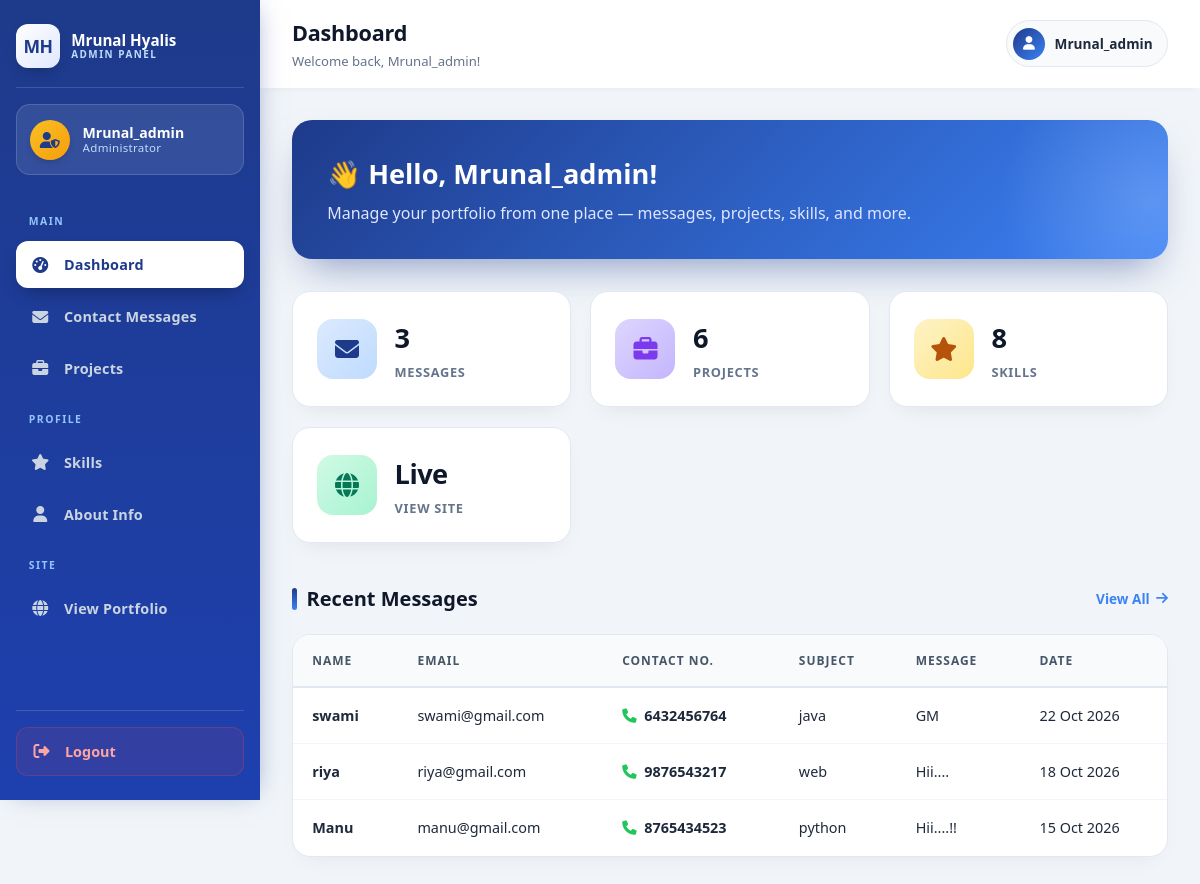
The page /admin/dashboard.php (signed in) on the database its author committed.
### tables this page shows
CREATE TABLE `contact_messages` (
  `id` int(11) NOT NULL,
  `name` varchar(100) NOT NULL,
  `email` varchar(100) NOT NULL,
  `phone` varchar(20) DEFAULT NULL,
  `subject` varchar(200) DEFAULT NULL,
  `message` text NOT NULL,
  `is_read` tinyint(1) DEFAULT 0,
  `created_at` timestamp NOT NULL DEFAULT current_timestamp()
);

### admin/dashboard.php (the view, shortened to what this page needs)
<?php
include '../config/db.php';
$total_messages = 0;
$result = mysqli_query($conn, "SELECT COUNT(*) AS total FROM contact_messages");
if ($result) {
    $row = mysqli_fetch_assoc($result);
    $total_messages = $row['total'];
}
$total_projects = 6;
$total_skills   = 8;
$latest_messages = [];
$res = mysqli_query($conn, "SELECT * FROM contact_messages ORDER BY created_at DESC LIMIT 5");
if ($res) {
    while ($r = mysqli_fetch_assoc($res)) {
        $latest_messages[] = $r;
    }
}
?>
<!DOCTYPE html>
<html lang="en">
<head>
    <link rel="stylesheet" href="https://cdnjs.cloudflare.com/ajax/libs/font-awesome/6.5.1/css/all.min.css">
</head>
<body>
    <?php include 'sidebar.php'; ?>
    <main class="admin-main">
        <div class="admin-topbar">
            <div class="topbar-left">
                <div class="topbar-title">
                    <h1>Dashboard</h1>
                    <p>Welcome back, <?= htmlspecialchars($admin_name) ?>!</p>
                </div>
            </div>
            <div class="topbar-right">
                <div class="topbar-user">
                    <div class="mini-avatar"><i class="fa-solid fa-user"></i></div>
                    <span><?= htmlspecialchars($admin_name) ?></span>
                </div>
            </div>
        </div>
        <div class="admin-content">
            <div class="welcome-box">
                <h2>👋 Hello, <?= htmlspecialchars($admin_name) ?>!</h2>
                <p>Manage your portfolio from one place — messages, projects, skills, and more.</p>
            </div>
            <div class="stats-grid">
                <a href="messages.php" class="stat-card">
                    <div class="stat-icon blue"><i class="fa-solid fa-envelope"></i></div>
                    <div class="stat-info">
                        <h3><?= $total_messages ?></h3>
                        <p>Messages</p>
                    </div>
                </a>
                <a href="projects.php" class="stat-card">
                    <div class="stat-icon purple"><i class="fa-solid fa-briefcase"></i></div>
                    <div class="stat-info">
                        <h3><?= $total_projects ?></h3>
                        <p>Projects</p>
                    </div>
                </a>
                <a href="skills.php" class="stat-card">
                    <div class="stat-icon yellow"><i class="fa-solid fa-star"></i></div>
                    <div class="stat-info">
                        <h3><?= $total_skills ?></h3>
                        <p>Skills</p>
                    </div>
                </a>
                <a href="../index.php" target="_blank" class="stat-card">
                    <div class="stat-icon green"><i class="fa-solid fa-globe"></i></div>
                    <div class="stat-info">
                        <h3>Live</h3>
                        <p>View Site</p>
                    </div>
                </a>
            </div>
            <div class="section-heading">
                <h2>Recent Messages</h2>
                <a href="messages.php">
                    View All <i class="fa-solid fa-arrow-right"></i>
                </a>
            </div>
            <div class="messages-card">
                <?php if (empty($latest_messages)): ?>
                    <div class="empty-state">
                        <i class="fa-solid fa-inbox"></i>
                        <p>No messages yet. Your contact form submissions will appear here.</p>
                    </div>
                <?php else: ?>
                    <table class="messages-table">
                        <thead>
                            <tr>
                                <th>Name</th>
                                <th>Email</th>
                                <th>Contact No.</th>
                                <th>Subject</th>
                                <th>Message</th>
                                <th>Date</th>
                            </tr>
                        </thead>
                        <tbody>
                            <?php foreach ($latest_messages as $msg): ?>
                                <tr onclick="window.location='message-view.php?id=<?= intval($msg['id']) ?>'" style="cursor:pointer;">
                                    <td class="msg-name">
                                        <?= htmlspecialchars($msg['name'] ?? 'Unknown') ?>
                                    </td>
                                    <td class="msg-email">
                                        <?= htmlspecialchars($msg['email'] ?? '-') ?>
                                    </td>
                                    <td class="msg-phone">
                                        <?php if (!empty($msg['phone'])): ?>
                                            <i class="fa-solid fa-phone"></i>
                                            <?= htmlspecialchars($msg['phone']) ?>
                                        <?php else: ?>
                                            <span style="color:#cbd5e1;">—</span>
                                        <?php endif; ?>
                                    </td>
                                    <td class="msg-subject">
                                        <?= htmlspecialchars($msg['subject'] ?? '(No subject)') ?>
                                    </td>
                                    <td class="msg-message" title="<?= htmlspecialchars($msg['message'] ?? '') ?>">
                                        <?php
                                            $msg_text = $msg['message'] ?? '';
                                            if (!empty($msg_text)) {
                                                echo htmlspecialchars(mb_strimwidth($msg_text, 0, 60, '...'));
                                            } else {
                                                echo '<span style="color:#cbd5e1;">—</span>';
                                            }
                                        ?>
                                    </td>
                                    <td class="msg-date">
                                        <?= isset($msg['created_at']) ? date('d M Y', strtotime($msg['created_at'])) : '-' ?>
                                    </td>
                                </tr>
                            <?php endforeach; ?>
                        </tbody>
                    </table>
                <?php endif; ?>
            </div>
        </div>
    </main>
</body>
</html>

### rows shown on the page
contact_messages: name "swami", email "swami@gmail.com", phone "6432456764", subject "java", message "GM", created_at "22 Oct 2026"
contact_messages: name "riya", email "riya@gmail.com", phone "9876543217", subject "web", message "Hii....", created_at "18 Oct 2026"
contact_messages: name "Manu", email "manu@gmail.com", phone "8765434523", subject "python", message "Hii....!!", created_at "15 Oct 2026"

### other values the page prints
$admin_name "Mrunal_admin"
$total_messages "3"
$total_projects "6"
$total_skills "8"
